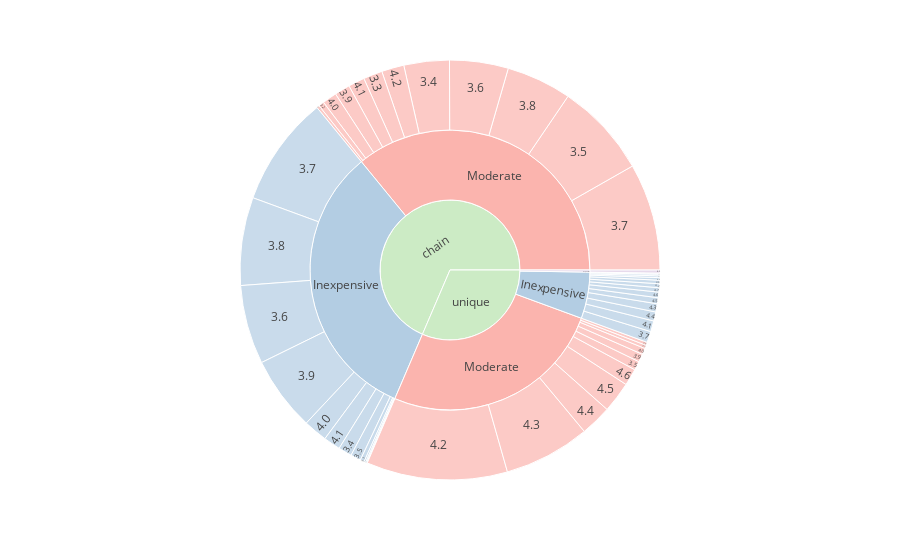

Notebook source saved alongside this figure:
### Code cell
# T10, Set1, Pastel1, px.colors.qualitative.Vivid
fig = px.sunburst(graficos, path=['chain', 'price_level', "rating"], values='user_ratings_total', color="price_level",
                  color_discrete_sequence=px.colors.qualitative.Pastel1)
                  
                  #color_discrete_map=px.colors.qualitative.G10)
                  #color='rating', hover_data=['user_ratings_total'],
                  #color_continuous_scale='RdBu',
                  #color_continuous_midpoint=np.average(graficos['rating'], weights=graficos['user_ratings_total'])
                 #)
fig.show()

### Figure 1 — Plotly figure (JSON) as saved in the notebook; plotly's stock layout.template omitted (floating-point values rounded to 4 significant figures)
{"data": [{"branchvalues": "total", "customdata": [["Moderate"], ["Moderate"], ["Inexpensive"], ["Inexpensive"], ["(?)"], ["Moderate"], ["Inexpensive"], ["Moderate"], ["Inexpensive"], ["Moderate"], ["Inexpensive"], ["Moderate"], ["Inexpensive"], ["Inexpensive"], ["Inexpensive"], ["Inexpensive"], ["Moderate"], ["Inexpensive"], ["Inexpensive"], ["Expensive"], ["Moderate"], ["Inexpensive"], ["Inexpensive"], ["Moderate"], ["Moderate"], ["Moderate"], ["Inexpensive"], ["Inexpensive"], ["Inexpensive"], ["Expensive"], ["Moderate"], ["Inexpensive"], ["Inexpensive"], ["Moderate"], ["Moderate"], ["Inexpensive"], ["Inexpensive"], ["Inexpensive"], ["Moderate"], ["Moderate"], ["Moderate"], ["Inexpensive"], ["Moderate"], ["Inexpensive"], ["Moderate"], ["Inexpensive"], ["Moderate"], ["Inexpensive"], ["Moderate"], ["Moderate"], ["Inexpensive"], ["Moderate"], ["Inexpensive"], ["Moderate"], ["Inexpensive"], ["(?)"]], "domain": {"x": [0, 1], "y": [0, 1]}, "hovertemplate": "labels=%{label}<br>user_ratings_total=%{value}<br>parent=%{parent}<br>id=%{id}<br>price_level=%{customdata[0]}<extra></extra>", "ids": ["chain/Moderate/3.5", "chain/Moderate/3.6", "unique/Inexpensive/4.0", "chain/Inexpensive/4.0", "chain", "chain/Moderate/3.9", "unique/Inexpensive/3.9", "chain/Moderate/4.2", "unique/Inexpensive/4.3", "unique/Moderate/4.3", "unique/Inexpensive/4.4", "unique/Moderate/4.4", "chain/Inexpensive/3.7", "unique/Inexpensive/4.5", "unique/Inexpensive/4.1", "unique/Inexpensive/4.6", "unique/Moderate/4.6", "chain/Inexpensive/3.0", "chain/Inexpensive/3.3", "unique/Expensive", "unique/Moderate/4.5", "chain/Inexpensive/3.1", "unique/Inexpensive/4.2", "unique/Moderate", "chain/Moderate", "unique/Moderate/4.2", "chain/Inexpensive", "unique/Inexpensive/4.8", "unique/Inexpensive/4.7", "unique/Expensive/4.5", "chain/Moderate/4.1", "unique/Inexpensive", "chain/Inexpensive/2.5", "unique/Moderate/3.9", "unique/Moderate/4.0", "unique/Inexpensive/2.8", "unique/Inexpensive/3.0", "unique/Inexpensive/3.1", "chain/Moderate/3.1", "chain/Moderate/3.2", "chain/Moderate/3.3", "chain/Inexpensive/3.4", "chain/Moderate/3.4", "chain/Inexpensive/3.5", "unique/Moderate/3.5", "chain/Inexpensive/3.6", "unique/Moderate/3.6", "unique/Inexpensive/3.7", "chain/Moderate/3.7", "unique/Moderate/3.7", "chain/Inexpensive/3.8", "chain/Moderate/3.8", "chain/Inexpensive/3.9", "chain/Moderate/4.0", "chain/Inexpensive/4.1", "unique"], "labels": ["3.5", "3.6", "4.0", "4.0", "chain", "3.9", "3.9", "4.2", "4.3", "4.3", "4.4", "4.4", "3.7", "4.5", "4.1", "4.6", "4.6", "3.0", "3.3", "Expensive", "4.5", "3.1", "4.2", "Moderate", "Moderate", "4.2", "Inexpensive", "4.8", "4.7", "4.5", "4.1", "Inexpensive", "2.5", "3.9", "4.0", "2.8", "3.0", "3.1", "3.1", "3.2", "3.3", "3.4", "3.4", "3.5", "3.5", "3.6", "3.6", "3.7", "3.7", "3.7", "3.8", "3.8", "3.9", "4.0", "4.1", "unique"], "marker": {"colors": ["rgb(251,180,174)", "rgb(251,180,174)", "rgb(179,205,227)", "rgb(179,205,227)", "rgb(204,235,197)", "rgb(251,180,174)", "rgb(179,205,227)", "rgb(251,180,174)", "rgb(179,205,227)", "rgb(251,180,174)", "rgb(179,205,227)", "rgb(251,180,174)", "rgb(179,205,227)", "rgb(179,205,227)", "rgb(179,205,227)", "rgb(179,205,227)", "rgb(251,180,174)", "rgb(179,205,227)", "rgb(179,205,227)", "rgb(222,203,228)", "rgb(251,180,174)", "rgb(179,205,227)", "rgb(179,205,227)", "rgb(251,180,174)", "rgb(251,180,174)", "rgb(251,180,174)", "rgb(179,205,227)", "rgb(179,205,227)", "rgb(179,205,227)", "rgb(222,203,228)", "rgb(251,180,174)", "rgb(179,205,227)", "rgb(179,205,227)", "rgb(251,180,174)", "rgb(251,180,174)", "rgb(179,205,227)", "rgb(179,205,227)", "rgb(179,205,227)", "rgb(251,180,174)", "rgb(251,180,174)", "rgb(251,180,174)", "rgb(179,205,227)", "rgb(251,180,174)", "rgb(179,205,227)", "rgb(251,180,174)", "rgb(179,205,227)", "rgb(251,180,174)", "rgb(179,205,227)", "rgb(251,180,174)", "rgb(251,180,174)", "rgb(179,205,227)", "rgb(251,180,174)", "rgb(179,205,227)", "rgb(251,180,174)", "rgb(179,205,227)", "rgb(204,235,197)"]}, "name": "", "parents": ["chain/Moderate", "chain/Moderate", "unique/Inexpensive", "chain/Inexpensive", "", "chain/Moderate", "unique/Inexpensive", "chain/Moderate", "unique/Inexpensive", "unique/Moderate", "unique/Inexpensive", "unique/Moderate", "chain/Inexpensive", "unique/Inexpensive", "unique/Inexpensive", "unique/Inexpensive", "unique/Moderate", "chain/Inexpensive", "chain/Inexpensive", "unique", "unique/Moderate", "chain/Inexpensive", "unique/Inexpensive", "unique", "chain", "unique/Moderate", "chain", "unique/Inexpensive", "unique/Inexpensive", "unique/Expensive", "chain/Moderate", "unique", "chain/Inexpensive", "unique/Moderate", "unique/Moderate", "unique/Inexpensive", "unique/Inexpensive", "unique/Inexpensive", "chain/Moderate", "chain/Moderate", "chain/Moderate", "chain/Inexpensive", "chain/Moderate", "chain/Inexpensive", "unique/Moderate", "chain/Inexpensive", "unique/Moderate", "unique/Inexpensive", "chain/Moderate", "unique/Moderate", "chain/Inexpensive", "chain/Moderate", "chain/Inexpensive", "chain/Moderate", "chain/Inexpensive", ""], "type": "sunburst", "values": [18202, 11322, 491, 4614, 171884, 2986, 671, 4330, 1583, 16639, 1746, 6014, 21282, 1162, 2096, 1076, 3258, 210, 772, 598, 5961, 324, 754, 64806, 90061, 27227, 81823, 312, 842, 598, 3162, 13441, 122, 1552, 1209, 210, 1, 339, 519, 1064, 3670, 2621, 8771, 1987, 1719, 15255, 593, 2158, 20664, 634, 16986, 12590, 14381, 2781, 3269, 78845]}], "layout": {"legend": {"tracegroupgap": 0}, "margin": {"t": 60}, "sunburstcolorway": ["rgb(251,180,174)", "rgb(179,205,227)", "rgb(204,235,197)", "rgb(222,203,228)", "rgb(254,217,166)", "rgb(255,255,204)", "rgb(229,216,189)", "rgb(253,218,236)", "rgb(242,242,242)"]}}
